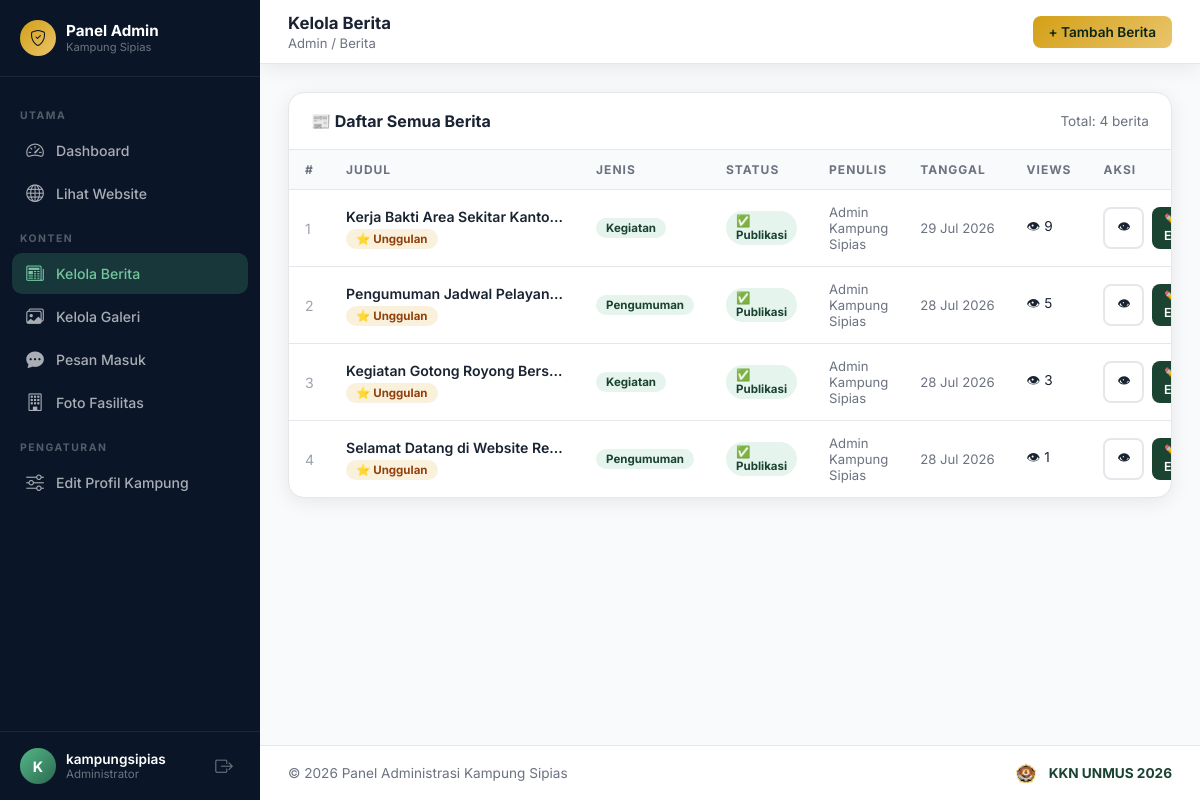
/admin-panel/berita/ (signed in), run on the app's committed database.
### berita/models.py (models this page shows, shortened)
class Berita(models.Model):
    JENIS_CHOICES = [
        ('berita', 'Berita'),
        ('pengumuman', 'Pengumuman'),
        ('kegiatan', 'Kegiatan'),
    ]
    STATUS_CHOICES = [
        ('draft', 'Draft'),
        ('published', 'Dipublikasikan'),
    ]
    judul = models.CharField(max_length=300)
    slug = models.SlugField(unique=True, max_length=300)
    kategori = models.ForeignKey(KategoriBerita, on_delete=models.SET_NULL, null=True, blank=True)
    jenis = models.CharField(max_length=20, choices=JENIS_CHOICES, default='berita')
    ringkasan = models.TextField(max_length=500, blank=True, verbose_name='Ringkasan / Excerpt')
    konten = CKEditor5Field(verbose_name='Konten Berita', config_name='extends')
    gambar = models.ImageField(upload_to='berita/', blank=True, null=True, verbose_name='Gambar Utama')
    penulis = models.CharField(max_length=100, default='Admin Kampung Sipias')
    status = models.CharField(max_length=20, choices=STATUS_CHOICES, default='draft')
    tanggal_publish = models.DateTimeField(auto_now_add=True)
    tanggal_update = models.DateTimeField(auto_now=True)
    views = models.PositiveIntegerField(default=0)
    unggulan = models.BooleanField(default=True, verbose_name='Jadikan Unggulan')
    class Meta:
        ordering = ['-tanggal_publish']
        verbose_name = 'Berita'
        verbose_name_plural = 'Berita & Pengumuman'
    def get_absolute_url(self):
        from django.urls import reverse
        return reverse('berita:detail', kwargs={'slug': self.slug})

### core/admin_views.py (the view)
# urls.py: path('berita/', admin_views.admin_berita_list, name='admin_berita_list'),
@login_required(login_url='/admin-panel/login/')
def admin_berita_list(request):
    berita_list = Berita.objects.all().order_by('-tanggal_publish')
    return render(request, 'admin_panel/berita_list.html', {'berita_list': berita_list})

### core/context_processors.py (called while the page is built)
def profil_context(request):
    try:
        profil = ProfilKampung.objects.first()
    except Exception:
        profil = None
    return {
        'profil': profil
    }

### templates/admin_panel/berita_list.html (shortened to what this page needs)
{% extends 'admin_panel/base_admin.html' %}
{% block page_title %}Kelola Berita{% endblock %}
{% block breadcrumb %}Admin / Berita{% endblock %}
{% block topbar_actions %}
<a href="{% url 'admin_panel:admin_berita_tambah' %}" class="btn btn-primary">+ Tambah Berita</a>
{% endblock %}
{% block content %}
<div class="card">
  <div class="card-header">
    <span class="card-title">📰 Daftar Semua Berita</span>
    <span style="font-size:0.85rem;color:#6B7280;">Total: {{ berita_list.count }} berita</span>
  </div>
  <div class="table-responsive">
    <table class="table">
      <thead>
        <tr>
          <th>#</th>
          <th>Judul</th>
          <th>Jenis</th>
          <th>Status</th>
          <th>Penulis</th>
          <th>Tanggal</th>
          <th>Views</th>
          <th>Aksi</th>
        </tr>
      </thead>
      <tbody>
        {% for b in berita_list %}
        <tr>
          <td style="color:#9CA3AF;">{{ forloop.counter }}</td>
          <td style="max-width:250px;">
            <div style="font-weight:600;overflow:hidden;text-overflow:ellipsis;white-space:nowrap;">{{ b.judul }}</div>
            {% if b.unggulan %}<span class="badge badge-yellow" style="margin-top:4px;">⭐ Unggulan</span>{% endif %}
          </td>
          <td><span class="badge badge-green">{{ b.get_jenis_display }}</span></td>
          <td>
            {% if b.status == 'published' %}<span class="badge badge-green">✅ Publikasi</span>
            {% else %}<span class="badge badge-gray">📝 Draft</span>{% endif %}
          </td>
          <td style="font-size:0.82rem;color:#6B7280;">{{ b.penulis }}</td>
          <td style="font-size:0.82rem;color:#6B7280;white-space:nowrap;">{{ b.tanggal_publish|date:"d M Y" }}</td>
          <td style="font-size:0.85rem;">👁 {{ b.views }}</td>
          <td>
            <div style="display:flex;gap:8px;">
              <a href="{{ b.get_absolute_url }}" class="btn btn-sm btn-outline" target="_blank" title="Lihat">👁</a>
              <a href="{% url 'admin_panel:admin_berita_edit' b.pk %}" class="btn btn-sm btn-success">✏️ Edit</a>
            </div>
          </td>
        </tr>
        {% endfor %}
      </tbody>
    </table>
  </div>
</div>
{% endblock %}

### templates/admin_panel/base_admin.html (shortened to what this page needs)
<!DOCTYPE html>
<html lang="id">
<head>
  {% load static %}
  <link rel="stylesheet" href="https://cdn.jsdelivr.net/npm/bootstrap-icons@1.11.3/font/bootstrap-icons.min.css">
</head>
<body>
<aside class="sidebar" id="sidebar">
  <div class="sidebar-header">
    <div class="sidebar-logo">
      <div class="sidebar-logo-icon"><i class="bi bi-shield-check"></i></div>
      <div>
        <div class="sidebar-logo-text">Panel Admin</div>
        <div class="sidebar-logo-sub">Kampung Sipias</div>
      </div>
    </div>
  </div>
  <nav class="sidebar-nav">
    <div class="nav-section">Utama</div>
    <a href="{% url 'admin_panel:admin_dashboard' %}" class="nav-item {% if request.resolver_match.url_name == 'admin_dashboard' %}active{% endif %}">
      <span class="nav-icon"><i class="bi bi-speedometer2"></i></span> Dashboard
    </a>
    <a href="/" class="nav-item" target="_blank">
      <span class="nav-icon"><i class="bi bi-globe"></i></span> Lihat Website
    </a>
    <div class="nav-section">Konten</div>
    <a href="{% url 'admin_panel:admin_berita_list' %}" class="nav-item {% if 'berita' in request.resolver_match.url_name %}active{% endif %}">
      <span class="nav-icon"><i class="bi bi-newspaper"></i></span> Kelola Berita
    </a>
    <a href="{% url 'admin_panel:admin_galeri_list' %}" class="nav-item {% if 'galeri' in request.resolver_match.url_name %}active{% endif %}">
      <span class="nav-icon"><i class="bi bi-images"></i></span> Kelola Galeri
    </a>
    <a href="{% url 'admin_panel:admin_pesan_list' %}" class="nav-item {% if 'pesan' in request.resolver_match.url_name %}active{% endif %}">
      <span class="nav-icon"><i class="bi bi-chat-dots-fill"></i></span> Pesan Masuk
    </a>
    <a href="{% url 'admin_panel:admin_fasilitas_list' %}" class="nav-item {% if 'fasilitas' in request.resolver_match.url_name %}active{% endif %}">
      <span class="nav-icon"><i class="bi bi-building"></i></span> Foto Fasilitas
    </a>
    <div class="nav-section">Pengaturan</div>
    <a href="{% url 'admin_panel:admin_profil_edit' %}" class="nav-item {% if request.resolver_match.url_name == 'admin_profil_edit' %}active{% endif %}">
      <span class="nav-icon"><i class="bi bi-sliders"></i></span> Edit Profil Kampung
    </a>
  </nav>
  <div class="sidebar-footer">
    <div class="sidebar-user">
      <div class="sidebar-avatar">{{ request.user.username|first|upper }}</div>
      <div class="sidebar-user-info">
        <div class="sidebar-user-name">{{ request.user.username }}</div>
        <div class="sidebar-user-role">Administrator</div>
      </div>
      <a href="{% url 'admin_panel:admin_logout' %}" class="sidebar-logout" title="Logout">
        <i class="bi bi-box-arrow-right"></i>
      </a>
    </div>
  </div>
</aside>
<main class="main">
  <div class="topbar">
    <div class="topbar-left">
      <div>
        <div class="topbar-title">{% block page_title %}Dashboard{% endblock %}</div>
        <div class="topbar-breadcrumb">{% block breadcrumb %}Admin / Dashboard{% endblock %}</div>
      </div>
    </div>
    <div class="topbar-actions">
      {% block topbar_actions %}{% endblock %}
    </div>
  </div>
  <div class="page-content">
    {% block content %}{% endblock %}
  </div>
  <footer style="padding: 16px 28px; background: #FFFFFF; border-top: 1px solid var(--border); display: flex; align-items: center; justify-content: space-between; flex-wrap: wrap; gap: 12px; font-size: 0.85rem; color: var(--muted);">
    <span>© 2026 Panel Administrasi Kampung Sipias</span>
    <div style="display: inline-flex; align-items: center; gap: 8px; font-weight: 700; color: var(--primary);">
      <img src="{% static 'images/logo_unmus.png' %}?v=3" alt="Logo UNMUS" style="height: 22px; width: auto; object-fit: contain;">
      <span>KKN UNMUS 2026</span>
    </div>
  </footer>
</main>
</body>
</html>

### data on the page
Berita: judul "Kerja Bakti Area Sekitar Kanto…", unggulan "⭐ Unggulan", jenis "Kegiatan", status "✅ Publikasi", penulis "Admin Kampung Sipias", tanggal_publish "29 Jul 2026", views "9"
Berita: judul "Pengumuman Jadwal Pelayan…", unggulan "⭐ Unggulan", jenis "Pengumuman", status "✅ Publikasi", penulis "Admin Kampung Sipias", tanggal_publish "28 Jul 2026", views "5"
Berita: judul "Kegiatan Gotong Royong Bers…", unggulan "⭐ Unggulan", jenis "Kegiatan", status "✅ Publikasi", penulis "Admin Kampung Sipias", tanggal_publish "28 Jul 2026", views "3"
Berita: judul "Selamat Datang di Website Re…", unggulan "⭐ Unggulan", jenis "Pengumuman", status "✅ Publikasi", penulis "Admin Kampung Sipias", tanggal_publish "28 Jul 2026", views "1"

### other printed values
{{ request.user.username|first|upper }} "K"
{{ request.user.username }} "kampungsipias"
{{ berita_list.count }} "4"
